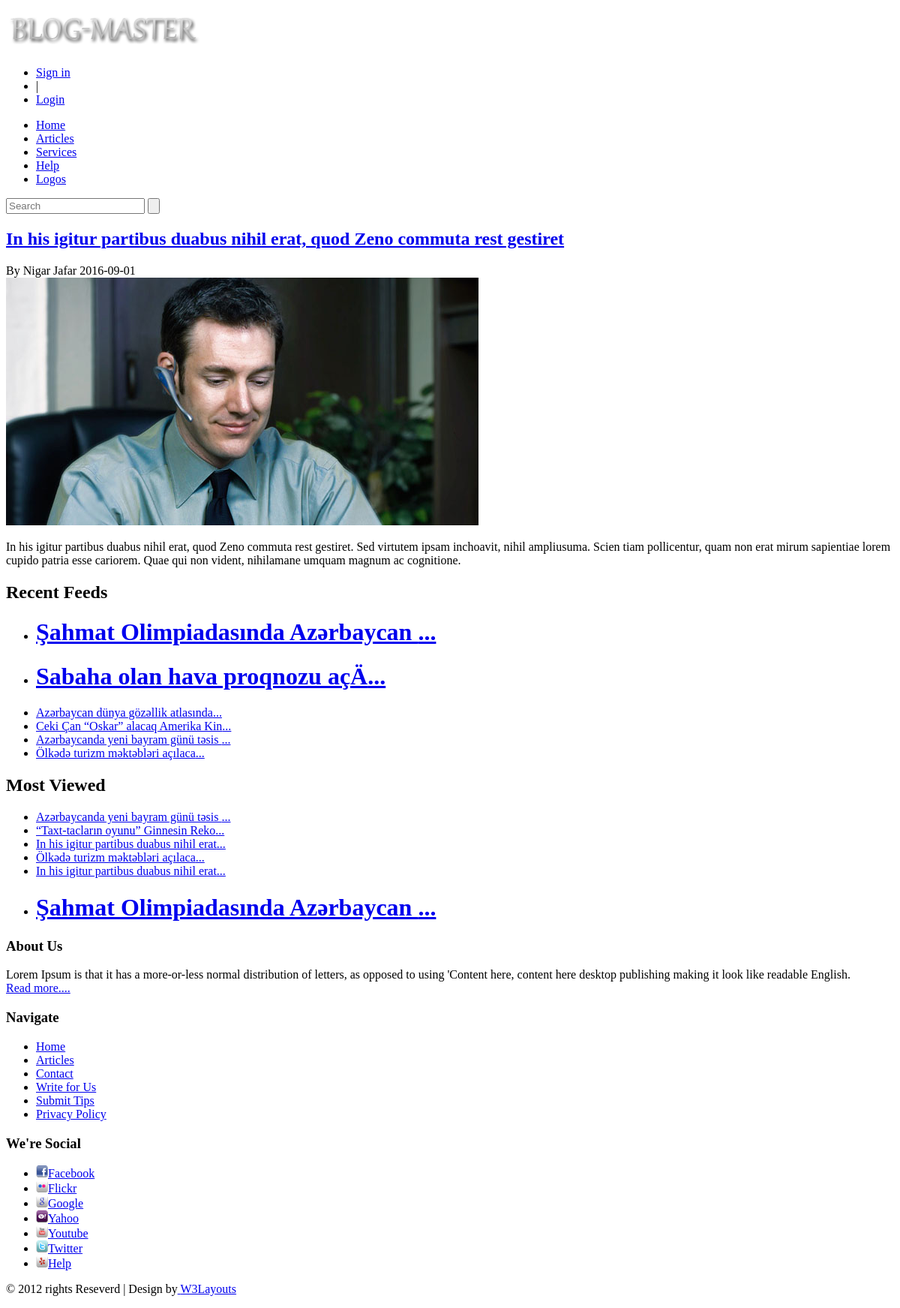
/week10day04/single.php?id=2, run on the app's committed database.
### tables this page shows
CREATE TABLE `menu` (
  `id` int(5) NOT NULL,
  `name` varchar(50) NOT NULL,
  `href` varchar(100) NOT NULL
);

CREATE TABLE `post` (
  `id` int(10) NOT NULL,
  `heading` varchar(400) NOT NULL,
  `paragraph` text NOT NULL,
  `img` varchar(150) NOT NULL,
  `author` varchar(200) NOT NULL,
  `date` date NOT NULL,
  `click` int(10) NOT NULL
);

### week10day04/db.php (called while the page is built, shortened)
<?php
class Database{
    public $connect;
    public function __construct($host,$username,$password,$db_name){
        $this->host=$host;
        $this->username=$username;
        $this->password=$password;
        $this->db_name=$db_name;
        $this->connect=mysqli_connect($this->host,$this->username,$this->password,$this->db_name);
    }
     public function orderInReverse($tablename, $col, $limit){
        $sql ="select * from $tablename order by $col desc limit $limit";
        $query=mysqli_query($this->connect, $sql);
        return $query;
    }
     public function select($tablename, $id){
        if($id=="*"){
            $sql ="SELECT * FROM $tablename";
        }
        else{
            $sql ="SELECT * FROM $tablename WHERE id=$id";
        }
        $query=mysqli_query($this->connect, $sql);
        return $query;
    }
}
$blog=new Database("localhost","root","","blog");

### week10day04/single.php (the view, shortened to what this page needs)
<?php
include "db.php";
?>
<!DOCTYPE HTML>
<html>
<head>
<link href="css/style.css" rel="stylesheet" type="text/css" media="all"/>
</head>
<body>
<div class="header">
	<div class="header_top">
		<div class="wrap">
			<div class="logo">
			     <a href="index.php"><img src="images/logo.png" alt="" /></a>
			</div>
			<div class="login_button">
			    <ul>
			    <li><a href="#">Sign in</a><li> |
			    <li><a href="login.php">Login</a></li>
			    </ul>
			</div>
		</div>
	</div>
	<div class="header_bottom">
		<div class="wrap">
			<div class="menu">
			    <ul>
                  <?php
                    $query=$blog->select("menu","*");
                    while ($row=mysqli_fetch_assoc($query)){?>
			    	<li><a href="<?=$row['href']?>"><?=$row['name']?></a></li>
                    <?php } ?>
			    </ul>
			</div>
			<div class="search_box">
			    <form action="search.php" method="post">
			    <input type="text"  name="searchfor" placeholder="Search">
                <input type="submit" value="" name="search">
			    </form>
			</div>
		</div>
	</div>
</div>
<?php
$query=$blog->select("post" , $_GET["id"]);
$row=mysqli_fetch_assoc($query);
$blog->Click("post",$row['id'],++$row['click']);
?>
<div class="wrap">
	<div class="main">
		<div class="content">
			<div class="box1">
			   <h2><a href="single.php?id=<?=$row["id"]?>"><?=$row["heading"]?></a></h2>
			   <span>By <?=$row["author"]?>  <?=$row["date"]?></span>
				<div class="top_img">
				   <img src="<?=$row["img"]?>" alt="" />
				</div>
				<div class="data_desc">
				    <p><?=$row["paragraph"]?></p>
				</div>
			</div>
		</div>
	<div class="sidebar">
		<div class="side_top">
		    <h2>Recent Feeds</h2>
			<div class="list1">
				 <ul>
                     <?php
                     $query=$blog->orderInReverse("post","id","6");
                     while ($row=mysqli_fetch_assoc($query)){?>
                     <li><a href="single.php?id=<?=$row["id"]?>" >
                         <?= substr($row['heading'], 0, 40)?>...
                         </a></li>
                    <?php } ?>
				</ul>
			</div>
		</div>
	<div class="side_bottom">
	    <h2>Most Viewed</h2>
		<div class="list2">
		    <ul>
                <?php
                $query=$blog->orderInReverse("post","click","6");
                while ($row=mysqli_fetch_assoc($query)){?>
                <li><a href="single.php?id=<?=$row["id"]?>" >
                    <?= substr($row['heading'], 0, 40)?>...
                </a></li>
                <?php } ?>
            </ul>
		</div>
	</div>
	</div>
	</div>
</div>
<div class="footer">
	<div class="wrap">
		<div class="footer_grid1">
		    <h3>About Us</h3>
			<p>Lorem Ipsum is that it has a more-or-less normal distribution of letters, as opposed to using 'Content here, content here desktop publishing making it look like readable English.<br><a href="#">Read more....</a></p>
		</div>
		<div class="footer_grid2">
			<h3>Navigate</h3>
			<div class="f_menu">
				<ul>
			      <li><a href="index.html">Home</a></li>
			      <li><a href="single.html">Articles</a></li>
			      <li><a href="contact.html">Contact</a></li>
			      <li><a href="#">Write for Us</a></li>
			      <li><a href="#">Submit Tips</a></li>
			      <li><a href="#">Privacy Policy</a></li>
			   </ul>
			</div>
		</div>
	<div class="footer_grid3">
		<h3>We're Social</h3>
		<div class="img_list">
		   <ul>
		     <li><img src="images/facebook.png" alt="" /><a href="#">Facebook</a></li>
		     <li><img src="images/flickr.png" alt="" /><a href="#">Flickr</a></li>
		     <li><img src="images/google.png" alt="" /><a href="#">Google</a></li>
		     <li><img src="images/yahoo.png" alt="" /><a href="#">Yahoo</a></li>
		     <li><img src="images/youtube.png" alt="" /><a href="#">Youtube</a></li>
		     <li><img src="images/twitter.png" alt="" /><a href="#">Twitter</a></li>
		     <li><img src="images/yelp.png" alt="" /><a href="#">Help</a></li>
		   </ul>
		</div>
	</div>
	</div>
</div>
	<div class="f_bottom">
		<p>© 2012 rights Reseverd | Design by<a href="http://w3layouts.com/"> W3Layouts</a></p>
	</div>
</body>
</html>

### data on the page
menu: name "Home"
menu: name "Articles"
menu: name "Services"
menu: name "Help"
menu: name "Logos"
post: heading "In his igitur partibus duabus nihil erat, quod Zeno commuta rest gestiret", author "Nigar Jafar", date "2016-09-01", img (picture), paragraph "In his igitur partibus duabus nihil erat, quod Zeno commuta rest gestiret. Sed virtutem ipsam inchoavit, nihil ampliusuma. Scien tiam pollicentur, quam non erat mirum sapientiae lorem cupido patria esse cariorem. Quae qui non vident, nihilamane umquam magnum ac cognitione.", heading "In his igitur partibus duabus nihil erat"
post: heading "Şahmat Olimpiadasında Azərbaycan"
post: heading "Sabaha olan hava proqnozu açÄ"
post: heading "Azərbaycan dünya gözəllik atlasında"
post: heading "Ceki Çan “Oskar” alacaq Amerika Kin"
post: heading "Azərbaycanda yeni bayram günü təsis"
post: heading "Ölkədə turizm məktəbləri açılaca"
post: heading "“Taxt-tacların oyunu” Ginnesin Reko"
post: heading "In his igitur partibus duabus nihil erat"
